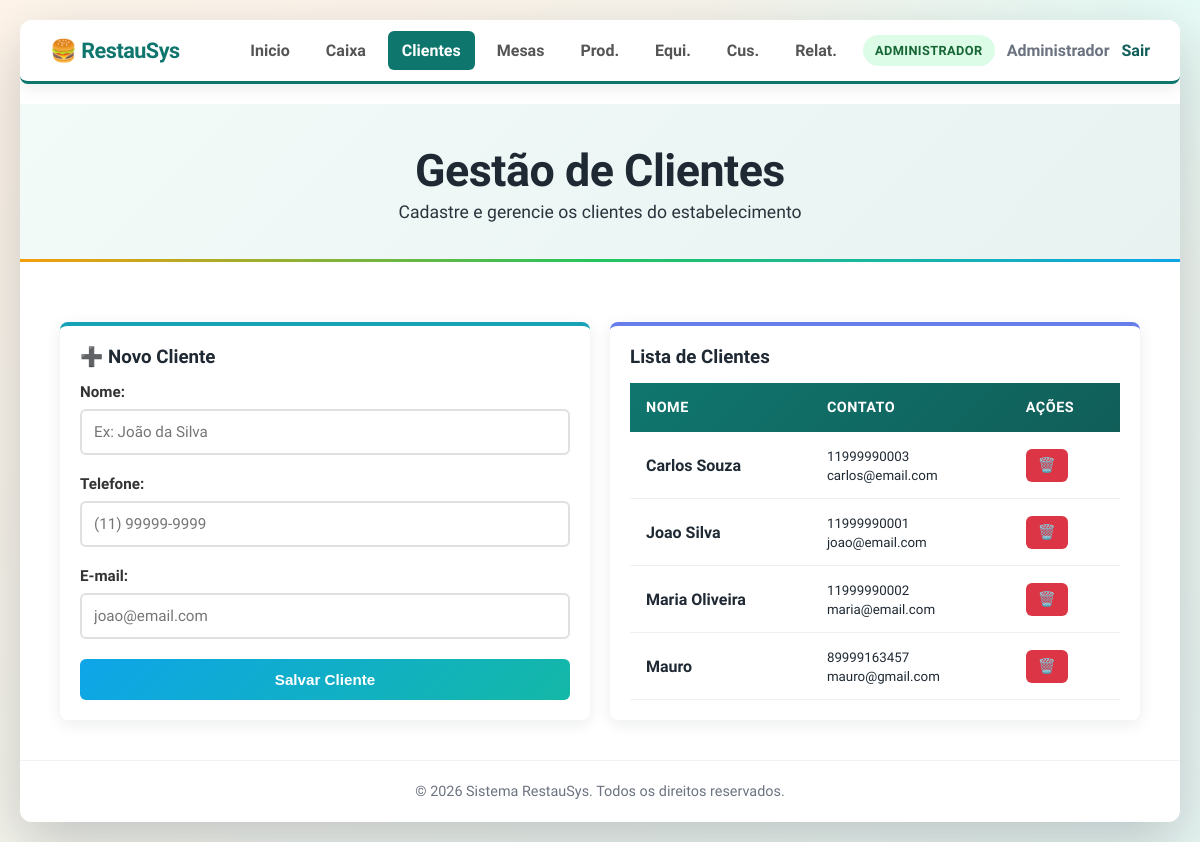
Before: /pages/clientes.php (signed in) with the older database file.
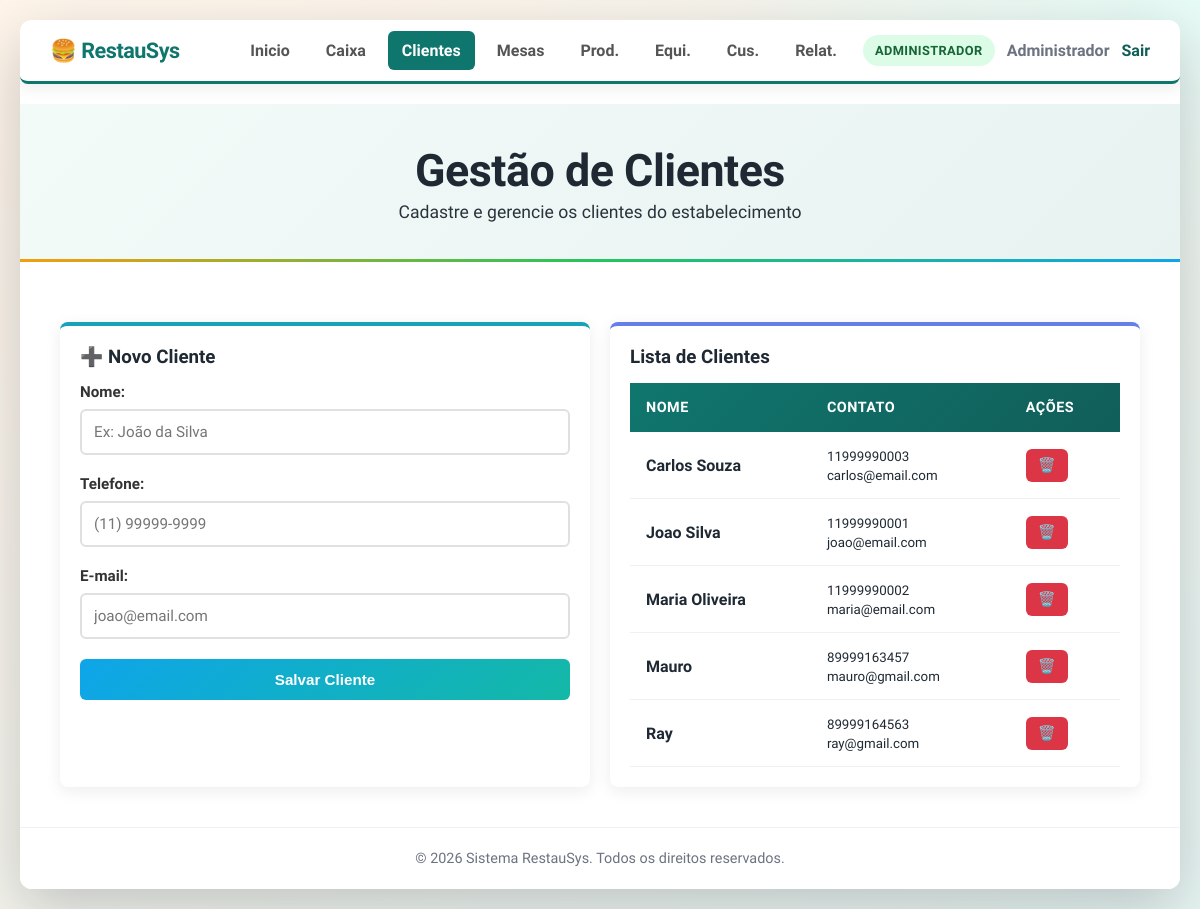
After: the same page with the newer database file.
### tables this page shows
CREATE TABLE clientes (
    id_cliente INTEGER PRIMARY KEY AUTOINCREMENT,
    nome TEXT NOT NULL,
    telefone TEXT,
    email TEXT,
    data_cadastro TEXT DEFAULT CURRENT_TIMESTAMP
);

### pages/clientes.php (the view, shortened to what the changed rows need)
<?php
require_once __DIR__ . "/../config/config.php";
$clientes = query_all("SELECT * FROM clientes ORDER BY nome ASC");
?>
<!DOCTYPE html>
<html lang="pt-BR">
<head>
    <link rel="stylesheet" href="../css/style.css">
</head>
<body>
    <div class="container">
        <?php render_navegacao('clientes', '../'); ?>
        <header>
            <div class="header-content">
                <h1>Gestão de Clientes</h1>
            </div>
        </header>
        <main>
            <div class="dashboard-grid">
                <div class="card" style="border-top-color: #667eea; grid-column: span 1;">
                    <div style="max-height: 400px; overflow-y: auto;">
                        <table class="tabela">
                            <thead>
                                <tr>
                                    <th>Nome</th>
                                    <th>Contato</th>
                                    <?php if (usuario_admin()): ?><th>Ações</th><?php endif; ?>
                                </tr>
                            </thead>
                            <tbody>
                                <?php foreach($clientes as $c): ?>
                                <tr>
                                    <td><strong><?=$c["nome"]?></strong></td>
                                    <td>
                                        <small><?= $c["telefone"] ?: "S/ Tel" ?></small><br>
                                        <small><?= $c["email"] ?: "S/ Email" ?></small>
                                    </td>
                                    <?php if (usuario_admin()): ?>
                                        <td>
                                            <form method="POST" style="display:inline;" onsubmit="return confirm('Deseja realmente remover?');">
                                                <button type="submit" class="btn btn-remover" title="Remover">🗑️</button>
                                            </form>
                                        </td>
                                    <?php endif; ?>
                                </tr>
                                <?php endforeach; ?>
                            </tbody>
                        </table>
                    </div>
                </div>
            </div>
        </main>
    </div>
</body>
</html>

### config/config.php (shortened to what the changed rows need)
<?php
$pdo = initialize_database(DB_PATH, false);
function query_all(string $sql, array $params = []): array
{
    global $pdo;
    $stmt = $pdo->prepare($sql);
    $stmt->execute($params);
    return $stmt->fetchAll() ?: [];
}
function perfil_ativo(): string
{
    return $_SESSION['perfil'] ?? '';
}
function usuario_admin(): bool
{
    return perfil_ativo() === PERFIL_ADMIN;
}
function render_navegacao(string $ativo, string $base_path = '../'): void
{
    $itens = [
        ['chave' => 'dashboard', 'titulo' => 'Inicio', 'href' => $base_path . 'index.php', 'roles' => [PERFIL_ADMIN, PERFIL_GARCOM]],
        ['chave' => 'pedidos', 'titulo' => 'Caixa', 'href' => $base_path . 'pages/pedidos.php', 'roles' => [PERFIL_ADMIN, PERFIL_GARCOM]],
        ['chave' => 'clientes', 'titulo' => 'Clientes', 'href' => $base_path . 'pages/clientes.php', 'roles' => [PERFIL_ADMIN, PERFIL_GARCOM]],
        ['chave' => 'mesas', 'titulo' => 'Mesas', 'href' => $base_path . 'pages/mesas.php', 'roles' => [PERFIL_ADMIN, PERFIL_GARCOM]],
        ['chave' => 'produtos', 'titulo' => 'Prod.', 'href' => $base_path . 'pages/produtos.php', 'roles' => [PERFIL_ADMIN, PERFIL_GARCOM]],
        ['chave' => 'funcionarios', 'titulo' => 'Equi.', 'href' => $base_path . 'pages/funcionarios.php', 'roles' => [PERFIL_ADMIN]],
        ['chave' => 'despesas', 'titulo' => 'Cus.', 'href' => $base_path . 'pages/despesas.php', 'roles' => [PERFIL_ADMIN]],
        ['chave' => 'relatorios', 'titulo' => 'Relat.', 'href' => $base_path . 'pages/relatorios.php', 'roles' => [PERFIL_ADMIN]],
    ];
    echo '<nav class="navbar">';
    echo '<div class="nav-right">';
    echo '<ul class="nav-links">';
    foreach ($itens as $item) {
        $classe_ativa = $item['chave'] === $ativo ? ' class="active"' : '';
        echo '<li><a' . $classe_ativa . ' href="' . htmlspecialchars($item['href']) . '">' . htmlspecialchars($item['titulo']) . '</a></li>';
    }
    echo '</ul>';
    echo '</div>';
    echo '</nav>';
}

Changed rows visible on the page:
added clientes: nome "Ray", telefone "89999164563", email "ray@gmail.com"
